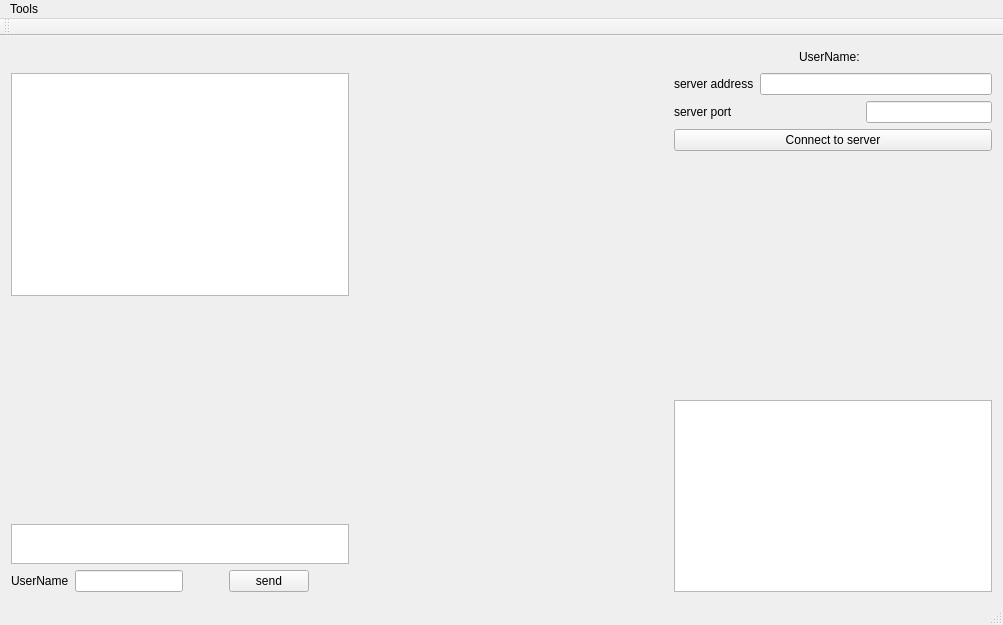
<?xml version="1.0" encoding="UTF-8"?>
<ui version="4.0">
 <class>MainWindow</class>
 <widget class="QMainWindow" name="MainWindow">
  <property name="geometry">
   <rect>
    <x>0</x>
    <y>0</y>
    <width>1003</width>
    <height>625</height>
   </rect>
  </property>
  <property name="sizePolicy">
   <sizepolicy hsizetype="Preferred" vsizetype="Preferred">
    <horstretch>0</horstretch>
    <verstretch>0</verstretch>
   </sizepolicy>
  </property>
  <property name="windowTitle">
   <string>MainWindow</string>
  </property>
  <widget class="QWidget" name="centralWidget">
   <layout class="QVBoxLayout" name="verticalLayout_7">
    <item>
     <layout class="QHBoxLayout" name="horizontalLayout">
      <item>
       <spacer name="horizontalSpacer_2">
        <property name="orientation">
         <enum>Qt::Horizontal</enum>
        </property>
        <property name="sizeHint" stdset="0">
         <size>
          <width>788</width>
          <height>20</height>
         </size>
        </property>
       </spacer>
      </item>
      <item>
       <widget class="QLabel" name="label">
        <property name="text">
         <string>UserName:</string>
        </property>
       </widget>
      </item>
      <item>
       <spacer name="horizontalSpacer">
        <property name="orientation">
         <enum>Qt::Horizontal</enum>
        </property>
        <property name="sizeHint" stdset="0">
         <size>
          <width>40</width>
          <height>20</height>
         </size>
        </property>
       </spacer>
      </item>
      <item>
       <widget class="QLabel" name="lable_main_user_name">
        <property name="text">
         <string/>
        </property>
       </widget>
      </item>
     </layout>
    </item>
    <item>
     <layout class="QHBoxLayout" name="horizontalLayout_5">
      <item>
       <layout class="QVBoxLayout" name="verticalLayout_6">
        <item>
         <layout class="QVBoxLayout" name="verticalLayout_5">
          <item>
           <layout class="QVBoxLayout" name="verticalLayout_4">
            <item>
             <widget class="QTextBrowser" name="textBrowser"/>
            </item>
            <item>
             <spacer name="verticalSpacer_3">
              <property name="orientation">
               <enum>Qt::Vertical</enum>
              </property>
              <property name="sizeHint" stdset="0">
               <size>
                <width>20</width>
                <height>40</height>
               </size>
              </property>
             </spacer>
            </item>
           </layout>
          </item>
          <item>
           <widget class="QTextEdit" name="textEdit_input_message">
            <property name="maximumSize">
             <size>
              <width>16777215</width>
              <height>40</height>
             </size>
            </property>
           </widget>
          </item>
         </layout>
        </item>
        <item>
         <layout class="QHBoxLayout" name="horizontalLayout_4">
          <item>
           <widget class="QLabel" name="label_4">
            <property name="text">
             <string>UserName</string>
            </property>
           </widget>
          </item>
          <item>
           <widget class="QLineEdit" name="lineEdit_to_user_name"/>
          </item>
          <item>
           <spacer name="horizontalSpacer_4">
            <property name="orientation">
             <enum>Qt::Horizontal</enum>
            </property>
            <property name="sizeHint" stdset="0">
             <size>
              <width>40</width>
              <height>20</height>
             </size>
            </property>
           </spacer>
          </item>
          <item>
           <widget class="QPushButton" name="pushButton_send_message">
            <property name="text">
             <string>send</string>
            </property>
           </widget>
          </item>
          <item>
           <spacer name="horizontalSpacer_5">
            <property name="orientation">
             <enum>Qt::Horizontal</enum>
            </property>
            <property name="sizeHint" stdset="0">
             <size>
              <width>40</width>
              <height>20</height>
             </size>
            </property>
           </spacer>
          </item>
         </layout>
        </item>
       </layout>
      </item>
      <item>
       <spacer name="horizontalSpacer_6">
        <property name="orientation">
         <enum>Qt::Horizontal</enum>
        </property>
        <property name="sizeHint" stdset="0">
         <size>
          <width>40</width>
          <height>20</height>
         </size>
        </property>
       </spacer>
      </item>
      <item>
       <layout class="QVBoxLayout" name="verticalLayout_3">
        <item>
         <layout class="QVBoxLayout" name="verticalLayout_2">
          <item>
           <layout class="QVBoxLayout" name="verticalLayout">
            <item>
             <layout class="QHBoxLayout" name="horizontalLayout_2">
              <item>
               <widget class="QLabel" name="label_2">
                <property name="text">
                 <string>server address</string>
                </property>
               </widget>
              </item>
              <item>
               <widget class="QLineEdit" name="lineEdit_server_address"/>
              </item>
             </layout>
            </item>
            <item>
             <layout class="QHBoxLayout" name="horizontalLayout_3">
              <item>
               <widget class="QLabel" name="label_3">
                <property name="text">
                 <string>server port</string>
                </property>
               </widget>
              </item>
              <item>
               <spacer name="horizontalSpacer_3">
                <property name="orientation">
                 <enum>Qt::Horizontal</enum>
                </property>
                <property name="sizeHint" stdset="0">
                 <size>
                  <width>13</width>
                  <height>20</height>
                 </size>
                </property>
               </spacer>
              </item>
              <item>
               <widget class="QLineEdit" name="lineEdit_server_port"/>
              </item>
             </layout>
            </item>
           </layout>
          </item>
          <item>
           <widget class="QPushButton" name="pushButton_connect_to_server">
            <property name="text">
             <string>Connect to server</string>
            </property>
           </widget>
          </item>
         </layout>
        </item>
        <item>
         <spacer name="verticalSpacer">
          <property name="orientation">
           <enum>Qt::Vertical</enum>
          </property>
          <property name="sizeHint" stdset="0">
           <size>
            <width>20</width>
            <height>28</height>
           </size>
          </property>
         </spacer>
        </item>
        <item>
         <spacer name="verticalSpacer_2">
          <property name="orientation">
           <enum>Qt::Vertical</enum>
          </property>
          <property name="sizeHint" stdset="0">
           <size>
            <width>20</width>
            <height>18</height>
           </size>
          </property>
         </spacer>
        </item>
        <item>
         <widget class="QTextBrowser" name="textBrowser_online_user">
          <property name="html">
           <string>&lt;!DOCTYPE HTML PUBLIC &quot;-//W3C//DTD HTML 4.0//EN&quot; &quot;http://www.w3.org/TR/REC-html40/strict.dtd&quot;&gt;
&lt;html&gt;&lt;head&gt;&lt;meta name=&quot;qrichtext&quot; content=&quot;1&quot; /&gt;&lt;style type=&quot;text/css&quot;&gt;
p, li { white-space: pre-wrap; }
&lt;/style&gt;&lt;/head&gt;&lt;body style=&quot; font-family:'Ubuntu'; font-size:11pt; font-weight:400; font-style:normal;&quot;&gt;
&lt;p style=&quot;-qt-paragraph-type:empty; margin-top:0px; margin-bottom:0px; margin-left:0px; margin-right:0px; -qt-block-indent:0; text-indent:0px;&quot;&gt;&lt;br /&gt;&lt;/p&gt;&lt;/body&gt;&lt;/html&gt;</string>
          </property>
         </widget>
        </item>
       </layout>
      </item>
     </layout>
    </item>
   </layout>
  </widget>
  <widget class="QMenuBar" name="menuBar">
   <property name="geometry">
    <rect>
     <x>0</x>
     <y>0</y>
     <width>1003</width>
     <height>22</height>
    </rect>
   </property>
   <widget class="QMenu" name="menuUpdate_PassWOrd">
    <property name="title">
     <string>Tools</string>
    </property>
    <addaction name="separator"/>
    <addaction name="separator"/>
    <addaction name="update_password"/>
    <addaction name="actionLogOut"/>
   </widget>
   <addaction name="menuUpdate_PassWOrd"/>
  </widget>
  <widget class="QToolBar" name="mainToolBar">
   <attribute name="toolBarArea">
    <enum>TopToolBarArea</enum>
   </attribute>
   <attribute name="toolBarBreak">
    <bool>false</bool>
   </attribute>
  </widget>
  <widget class="QStatusBar" name="statusBar"/>
  <action name="update_password">
   <property name="checkable">
    <bool>false</bool>
   </property>
   <property name="checked">
    <bool>false</bool>
   </property>
   <property name="enabled">
    <bool>true</bool>
   </property>
   <property name="text">
    <string>Update password</string>
   </property>
  </action>
  <action name="actionLogOut">
   <property name="text">
    <string>Log out</string>
   </property>
  </action>
 </widget>
 <layoutdefault spacing="6" margin="11"/>
 <resources/>
 <connections/>
</ui>
